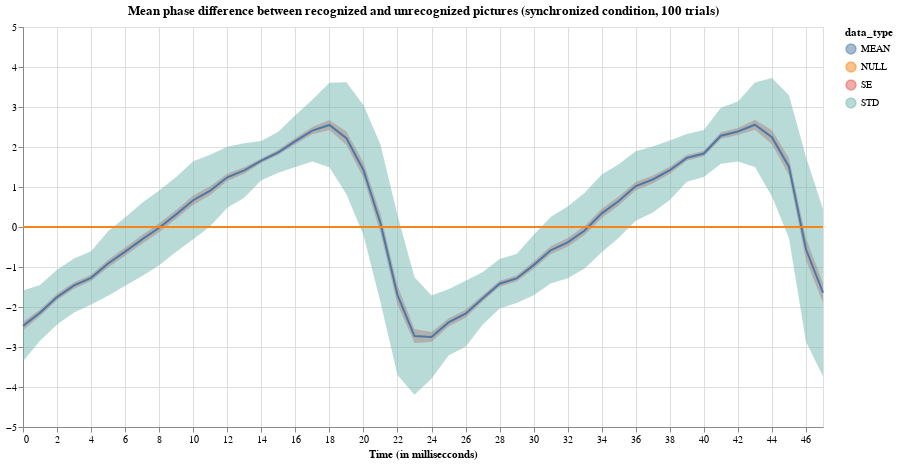

The notebook cell this image was saved under:
### Markdown cell above
![random_result](plots/random_result.png)

### Code cell
plot_result(noisy_result_synced, "synchronized", 100)

### Figure 1 — Vega-Lite specification as saved in the notebook (floating-point values rounded to 4 significant figures)
{"config": {"view": {"continuousWidth": 400, "continuousHeight": 300}}, "layer": [{"data": {"name": "data-b688ce0a1b5d11b55d8e150ee5d83ff9"}, "mark": {"type": "area", "opacity": 0.5}, "encoding": {"color": {"type": "nominal", "field": "data_type"}, "x": {"type": "quantitative", "field": "index", "scale": {"domain": [0, 47], "nice": false}, "title": "Time (in millisecconds)"}, "y": {"type": "quantitative", "field": "bottom", "scale": {"domain": [-4.195, 4.195]}, "title": null}, "y2": {"field": "top"}}, "height": 400, "title": "Mean phase difference between recognized and unrecognized pictures (synchronized condition, 100 trials)", "width": 800}, {"data": {"name": "data-c03cf0e316c168da7eb2512417d392b6"}, "mark": "line", "encoding": {"color": {"type": "nominal", "field": "data_type"}, "x": {"type": "quantitative", "field": "index", "scale": {"domain": [0, 47], "nice": false}, "title": "Time (in millisecconds)"}, "y": {"type": "quantitative", "field": "values"}}, "height": 400, "title": "Mean phase difference between recognized and unrecognized pictures (synchronized condition, 100 trials)", "width": 800}], "$schema": "https://vega.github.io/schema/vega-lite/v4.8.1.json", "datasets": {"data-b688ce0a1b5d11b55d8e150ee5d83ff9": [{"index": 0, "bottom": -2.578, "data_type": "SE", "top": -2.366}, {"index": 1, "bottom": -2.23, "data_type": "SE", "top": -2.063}, {"index": 2, "bottom": -1.834, "data_type": "SE", "top": -1.671}, {"index": 3, "bottom": -1.542, "data_type": "SE", "top": -1.381}, {"index": 4, "bottom": -1.35, "data_type": "SE", "top": -1.191}, {"index": 5, "bottom": -1.01, "data_type": "SE", "top": -0.8175}, {"index": 6, "bottom": -0.7189, "data_type": "SE", "top": -0.5147}, {"index": 7, "bottom": -0.418, "data_type": "SE", "top": -0.1993}, {"index": 8, "bottom": -0.1319, "data_type": "SE", "top": 0.09121}, {"index": 9, "bottom": 0.2045, "data_type": "SE", "top": 0.4277}, {"index": 10, "bottom": 0.5526, "data_type": "SE", "top": 0.7858}, {"index": 11, "bottom": 0.803, "data_type": "SE", "top": 1.017}, {"index": 12, "bottom": 1.151, "data_type": "SE", "top": 1.334}, {"index": 13, "bottom": 1.333, "data_type": "SE", "top": 1.496}, {"index": 14, "bottom": 1.598, "data_type": "SE", "top": 1.715}, {"index": 15, "bottom": 1.806, "data_type": "SE", "top": 1.929}, {"index": 16, "bottom": 2.069, "data_type": "SE", "top": 2.224}, {"index": 17, "bottom": 2.317, "data_type": "SE", "top": 2.501}, {"index": 18, "bottom": 2.424, "data_type": "SE", "top": 2.676}, {"index": 19, "bottom": 2.051, "data_type": "SE", "top": 2.386}, {"index": 20, "bottom": 1.23, "data_type": "SE", "top": 1.619}, {"index": 21, "bottom": -0.1404, "data_type": "SE", "top": 0.3302}, {"index": 22, "bottom": -1.941, "data_type": "SE", "top": -1.462}, {"index": 23, "bottom": -2.902, "data_type": "SE", "top": -2.551}, {"index": 24, "bottom": -2.876, "data_type": "SE", "top": -2.627}, {"index": 25, "bottom": -2.485, "data_type": "SE", "top": -2.287}, {"index": 26, "bottom": -2.267, "data_type": "SE", "top": -2.069}, {"index": 27, "bottom": -1.864, "data_type": "SE", "top": -1.708}, {"index": 28, "bottom": -1.492, "data_type": "SE", "top": -1.343}, {"index": 29, "bottom": -1.36, "data_type": "SE", "top": -1.213}, {"index": 30, "bottom": -1.043, "data_type": "SE", "top": -0.863}, {"index": 31, "bottom": -0.6801, "data_type": "SE", "top": -0.4816}, {"index": 32, "bottom": -0.4918, "data_type": "SE", "top": -0.2775}, {"index": 33, "bottom": -0.2021, "data_type": "SE", "top": 0.02444}, {"index": 34, "bottom": 0.2243, "data_type": "SE", "top": 0.4568}, {"index": 35, "bottom": 0.5406, "data_type": "SE", "top": 0.7607}, {"index": 36, "bottom": 0.9207, "data_type": "SE", "top": 1.128}, {"index": 37, "bottom": 1.089, "data_type": "SE", "top": 1.286}, {"index": 38, "bottom": 1.33, "data_type": "SE", "top": 1.508}, {"index": 39, "bottom": 1.658, "data_type": "SE", "top": 1.801}, {"index": 40, "bottom": 1.766, "data_type": "SE", "top": 1.906}, {"index": 41, "bottom": 2.198, "data_type": "SE", "top": 2.366}, {"index": 42, "bottom": 2.297, "data_type": "SE", "top": 2.477}, {"index": 43, "bottom": 2.43, "data_type": "SE", "top": 2.683}, {"index": 44, "bottom": 2.067, "data_type": "SE", "top": 2.422}, {"index": 45, "bottom": 1.296, "data_type": "SE", "top": 1.723}, {"index": 46, "bottom": -0.8334, "data_type": "SE", "top": -0.2813}, {"index": 47, "bottom": -1.891, "data_type": "SE", "top": -1.391}, {"index": 0, "bottom": -3.359, "data_type": "STD", "top": -1.586}, {"index": 1, "bottom": -2.845, "data_type": "STD", "top": -1.448}, {"index": 2, "bottom": -2.436, "data_type": "STD", "top": -1.069}, {"index": 3, "bottom": -2.139, "data_type": "STD", "top": -0.7844}, {"index": 4, "bottom": -1.935, "data_type": "STD", "top": -0.6051}, {"index": 5, "bottom": -1.718, "data_type": "STD", "top": -0.1091}, {"index": 6, "bottom": -1.471, "data_type": "STD", "top": 0.2374}, {"index": 7, "bottom": -1.223, "data_type": "STD", "top": 0.6062}, {"index": 8, "bottom": -0.9539, "data_type": "STD", "top": 0.9131}, {"index": 9, "bottom": -0.6174, "data_type": "STD", "top": 1.25}, {"index": 10, "bottom": -0.3065, "data_type": "STD", "top": 1.645}, {"index": 11, "bottom": 0.01596, "data_type": "STD", "top": 1.804}, {"index": 12, "bottom": 0.4803, "data_type": "STD", "top": 2.005}, {"index": 13, "bottom": 0.7332, "data_type": "STD", "top": 2.095}, {"index": 14, "bottom": 1.167, "data_type": "STD", "top": 2.147}, {"index": 15, "bottom": 1.354, "data_type": "STD", "top": 2.381}, {"index": 16, "bottom": 1.501, "data_type": "STD", "top": 2.792}, {"index": 17, "bottom": 1.637, "data_type": "STD", "top": 3.181}, {"index": 18, "bottom": 1.497, "data_type": "STD", "top": 3.604}, {"index": 19, "bottom": 0.8188, "data_type": "STD", "top": 3.618}, {"index": 20, "bottom": -0.2029, "data_type": "STD", "top": 3.051}, {"index": 21, "bottom": -1.874, "data_type": "STD", "top": 2.064}, {"index": 22, "bottom": -3.703, "data_type": "STD", "top": 0.3}, {"index": 23, "bottom": -4.195, "data_type": "STD", "top": -1.258}, {"index": 24, "bottom": -3.793, "data_type": "STD", "top": -1.711}, {"index": 25, "bottom": -3.213, "data_type": "STD", "top": -1.559}, {"index": 26, "bottom": -2.994, "data_type": "STD", "top": -1.342}, {"index": 27, "bottom": -2.442, "data_type": "STD", "top": -1.13}, {"index": 28, "bottom": -2.038, "data_type": "STD", "top": -0.7973}, {"index": 29, "bottom": -1.901, "data_type": "STD", "top": -0.6724}, {"index": 30, "bottom": -1.707, "data_type": "STD", "top": -0.1992}, {"index": 31, "bottom": -1.411, "data_type": "STD", "top": 0.2492}, {"index": 32, "bottom": -1.281, "data_type": "STD", "top": 0.5118}, {"index": 33, "bottom": -1.036, "data_type": "STD", "top": 0.8587}, {"index": 34, "bottom": -0.6323, "data_type": "STD", "top": 1.313}, {"index": 35, "bottom": -0.2702, "data_type": "STD", "top": 1.571}, {"index": 36, "bottom": 0.1568, "data_type": "STD", "top": 1.892}, {"index": 37, "bottom": 0.3654, "data_type": "STD", "top": 2.01}, {"index": 38, "bottom": 0.6753, "data_type": "STD", "top": 2.163}, {"index": 39, "bottom": 1.133, "data_type": "STD", "top": 2.326}, {"index": 40, "bottom": 1.249, "data_type": "STD", "top": 2.422}, {"index": 41, "bottom": 1.582, "data_type": "STD", "top": 2.982}, {"index": 42, "bottom": 1.634, "data_type": "STD", "top": 3.14}, {"index": 43, "bottom": 1.501, "data_type": "STD", "top": 3.612}, {"index": 44, "bottom": 0.7606, "data_type": "STD", "top": 3.728}, {"index": 45, "bottom": -0.2766, "data_type": "STD", "top": 3.295}, {"index": 46, "bottom": -2.867, "data_type": "STD", "top": 1.752}, {"index": 47, "bottom": -3.731, "data_type": "STD", "top": 0.4488}], "data-c03cf0e316c168da7eb2512417d392b6": [{"index": 0, "values": -2.472, "data_type": "MEAN"}, {"index": 1, "values": -2.146, "data_type": "MEAN"}, {"index": 2, "values": -1.752, "data_type": "MEAN"}, {"index": 3, "values": -1.462, "data_type": "MEAN"}, {"index": 4, "values": -1.27, "data_type": "MEAN"}, {"index": 5, "values": -0.9137, "data_type": "MEAN"}, {"index": 6, "values": -0.6168, "data_type": "MEAN"}, {"index": 7, "values": -0.3086, "data_type": "MEAN"}, {"index": 8, "values": -0.02036, "data_type": "MEAN"}, {"index": 9, "values": 0.3161, "data_type": "MEAN"}, {"index": 10, "values": 0.6692, "data_type": "MEAN"}, {"index": 11, "values": 0.9098, "data_type": "MEAN"}, {"index": 12, "values": 1.243, "data_type": "MEAN"}, {"index": 13, "values": 1.414, "data_type": "MEAN"}, {"index": 14, "values": 1.657, "data_type": "MEAN"}, {"index": 15, "values": 1.868, "data_type": "MEAN"}, {"index": 16, "values": 2.146, "data_type": "MEAN"}, {"index": 17, "values": 2.409, "data_type": "MEAN"}, {"index": 18, "values": 2.55, "data_type": "MEAN"}, {"index": 19, "values": 2.218, "data_type": "MEAN"}, {"index": 20, "values": 1.424, "data_type": "MEAN"}, {"index": 21, "values": 0.0949, "data_type": "MEAN"}, {"index": 22, "values": -1.701, "data_type": "MEAN"}, {"index": 23, "values": -2.726, "data_type": "MEAN"}, {"index": 24, "values": -2.752, "data_type": "MEAN"}, {"index": 25, "values": -2.386, "data_type": "MEAN"}, {"index": 26, "values": -2.168, "data_type": "MEAN"}, {"index": 27, "values": -1.786, "data_type": "MEAN"}, {"index": 28, "values": -1.418, "data_type": "MEAN"}, {"index": 29, "values": -1.287, "data_type": "MEAN"}, {"index": 30, "values": -0.9532, "data_type": "MEAN"}, {"index": 31, "values": -0.5809, "data_type": "MEAN"}, {"index": 32, "values": -0.3847, "data_type": "MEAN"}, {"index": 33, "values": -0.08881, "data_type": "MEAN"}, {"index": 34, "values": 0.3405, "data_type": "MEAN"}, {"index": 35, "values": 0.6506, "data_type": "MEAN"}, {"index": 36, "values": 1.024, "data_type": "MEAN"}, {"index": 37, "values": 1.188, "data_type": "MEAN"}, {"index": 38, "values": 1.419, "data_type": "MEAN"}, {"index": 39, "values": 1.729, "data_type": "MEAN"}, {"index": 40, "values": 1.836, "data_type": "MEAN"}, {"index": 41, "values": 2.282, "data_type": "MEAN"}, {"index": 42, "values": 2.387, "data_type": "MEAN"}, {"index": 43, "values": 2.556, "data_type": "MEAN"}, {"index": 44, "values": 2.244, "data_type": "MEAN"}, {"index": 45, "values": 1.509, "data_type": "MEAN"}, {"index": 46, "values": -0.5573, "data_type": "MEAN"}, {"index": 47, "values": -1.641, "data_type": "MEAN"}, {"index": 0, "values": 0.0, "data_type": "NULL"}, {"index": 1, "values": 0.0, "data_type": "NULL"}, {"index": 2, "values": 0.0, "data_type": "NULL"}, {"index": 3, "values": 0.0, "data_type": "NULL"}, {"index": 4, "values": 0.0, "data_type": "NULL"}, {"index": 5, "values": 0.0, "data_type": "NULL"}, {"index": 6, "values": 0.0, "data_type": "NULL"}, {"index": 7, "values": 0.0, "data_type": "NULL"}, {"index": 8, "values": 0.0, "data_type": "NULL"}, {"index": 9, "values": 0.0, "data_type": "NULL"}, {"index": 10, "values": 0.0, "data_type": "NULL"}, {"index": 11, "values": 0.0, "data_type": "NULL"}, {"index": 12, "values": 0.0, "data_type": "NULL"}, {"index": 13, "values": 0.0, "data_type": "NULL"}, {"index": 14, "values": 0.0, "data_type": "NULL"}, {"index": 15, "values": 0.0, "data_type": "NULL"}, {"index": 16, "values": 0.0, "data_type": "NULL"}, {"index": 17, "values": 0.0, "data_type": "NULL"}, {"index": 18, "values": 0.0, "data_type": "NULL"}, {"index": 19, "values": 0.0, "data_type": "NULL"}, {"index": 20, "values": 0.0, "data_type": "NULL"}, {"index": 21, "values": 0.0, "data_type": "NULL"}, {"index": 22, "values": 0.0, "data_type": "NULL"}, {"index": 23, "values": 0.0, "data_type": "NULL"}, {"index": 24, "values": 0.0, "data_type": "NULL"}, {"index": 25, "values": 0.0, "data_type": "NULL"}, {"index": 26, "values": 0.0, "data_type": "NULL"}, {"index": 27, "values": 0.0, "data_type": "NULL"}, {"index": 28, "values": 0.0, "data_type": "NULL"}, {"index": 29, "values": 0.0, "data_type": "NULL"}, {"index": 30, "values": 0.0, "data_type": "NULL"}, {"index": 31, "values": 0.0, "data_type": "NULL"}, {"index": 32, "values": 0.0, "data_type": "NULL"}, {"index": 33, "values": 0.0, "data_type": "NULL"}, {"index": 34, "values": 0.0, "data_type": "NULL"}, {"index": 35, "values": 0.0, "data_type": "NULL"}, {"index": 36, "values": 0.0, "data_type": "NULL"}, {"index": 37, "values": 0.0, "data_type": "NULL"}, {"index": 38, "values": 0.0, "data_type": "NULL"}, {"index": 39, "values": 0.0, "data_type": "NULL"}, {"index": 40, "values": 0.0, "data_type": "NULL"}, {"index": 41, "values": 0.0, "data_type": "NULL"}, {"index": 42, "values": 0.0, "data_type": "NULL"}, {"index": 43, "values": 0.0, "data_type": "NULL"}, {"index": 44, "values": 0.0, "data_type": "NULL"}, {"index": 45, "values": 0.0, "data_type": "NULL"}, {"index": 46, "values": 0.0, "data_type": "NULL"}, {"index": 47, "values": 0.0, "data_type": "NULL"}]}}
